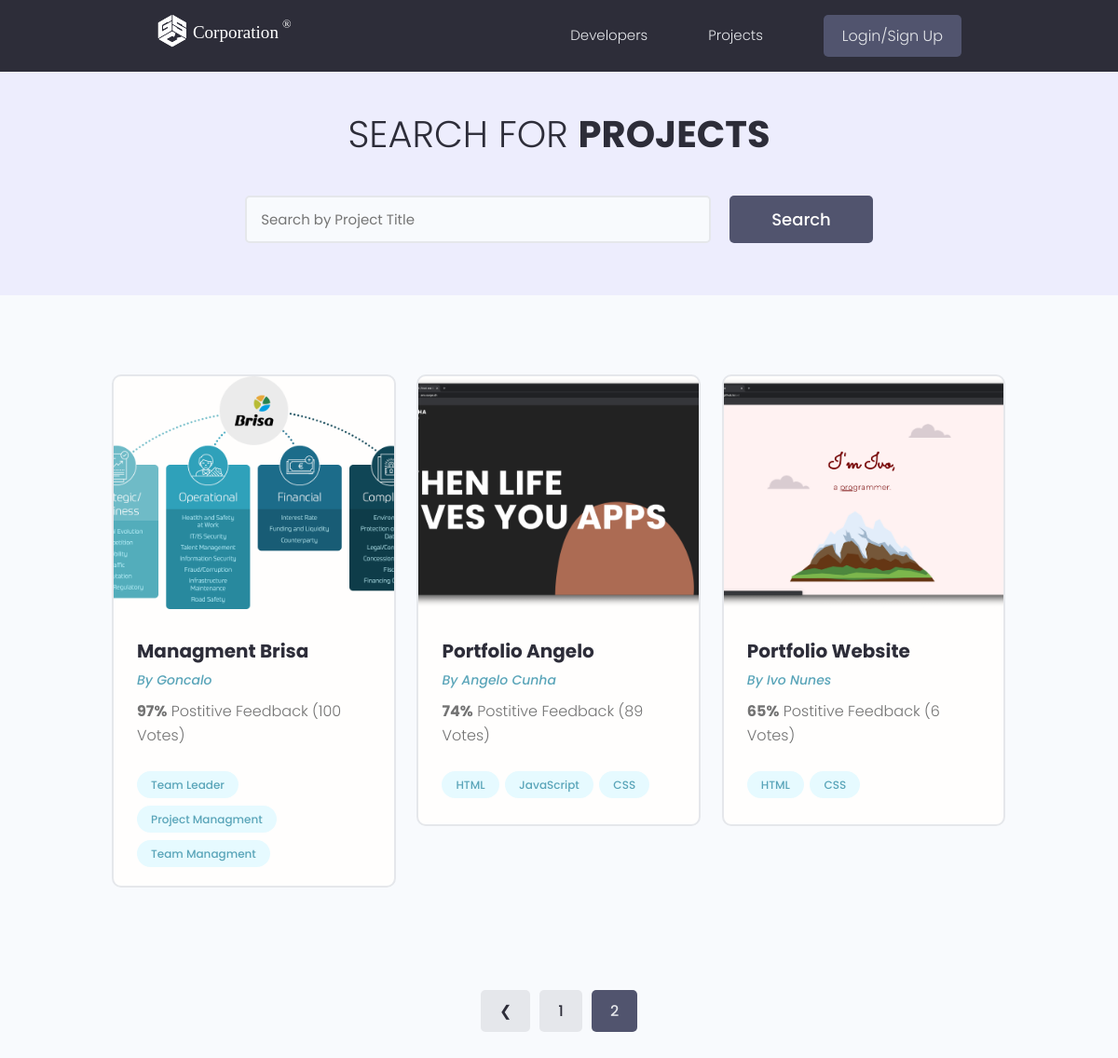
Screenshot of /projects/?page=2 with the database file from the repository.
### projects/models.py (models this page shows, shortened)
class Project(models.Model):
    owner = models.ForeignKey(Profile, null=True, blank=True, on_delete=models.SET_NULL)
    title = models.CharField(max_length=100)
    description = models.TextField(null=True, blank=True)
    featured_image = models.ImageField(null=True, blank=True, default="default.jpg")
    demo_link = models.CharField(max_length=2000, null=True, blank=True)
    source_link = models.CharField(max_length=2000, null=True, blank=True)
    tags = models.ManyToManyField('Tag', blank=True)
    vote_total = models.IntegerField(default=0, null=True, blank=True)
    vote_ratio = models.IntegerField(default=0, null=True, blank=True)
    created = models.DateTimeField(auto_now_add=True)
    id = models.UUIDField(default=uuid.uuid4, unique=True, primary_key=True, editable=False)
    class Meta:
        ordering=['-vote_ratio', '-vote_total', '-title']

class Tag(models.Model):
    name = models.CharField(max_length=200)
    created = models.DateTimeField(auto_now_add=True)
    id = models.UUIDField(default=uuid.uuid4, unique=True, primary_key=True, editable=False)
    def __str__(self):
        return self.name

### users/models.py (models this page shows, shortened)
class Profile(models.Model):
    user = models.OneToOneField(User, on_delete=models.CASCADE, null=True, blank=True)
    username = models.CharField(max_length=200, blank=True, null=True)
    name = models.CharField(max_length=200, blank=True, null=True)
    email = models.EmailField(max_length=500, blank=True, null=True)
    location = models.CharField(max_length=200, blank=True, null=True)
    short_intro = models.CharField(max_length=200, blank=True, null=True)
    bio = models.TextField(blank=True, null=True)
    profile_image = models.ImageField(null=True, blank=True, upload_to="profiles/", default="profiles/user-default.png")
    social_github = models.CharField(max_length=200, blank=True, null=True)
    social_twitter = models.CharField(max_length=200, blank=True, null=True)
    social_linkedin = models.CharField(max_length=200, blank=True, null=True)
    social_website = models.CharField(max_length=200, blank=True, null=True)
    created = models.DateTimeField(auto_now_add=True)
    id = models.UUIDField(default=uuid.uuid4, unique=True, primary_key=True, editable=False)
    class Meta:
        ordering=['created']

### projects/views.py (the view)
# urls.py: path('projects/', views.getProjects),
def projects(request):
    projects = Project.objects.all()
    projects, search_query = search_projects(request)
    custom_range, projects = pagination_projects(request, projects, 3)
    context={
        'projects': projects,
        'search_query':search_query,
        'custom_range': custom_range,
    }
    return render(request, 'projects/projects.html', context)

### projects/utils.py (called while the page is built)
def search_projects(request):
    search_query=""
    if request.GET.get('search_query'):
        search_query = request.GET.get('search_query')
    tags = Tag.objects.filter(name__icontains=search_query)
    projects = Project.objects.distinct().filter(   Q(title__icontains=search_query) |
                                                    Q(description__icontains=search_query) |
                                                    Q(owner__name__icontains=search_query) |
                                                    Q(tags__in=tags)
                                                    )
    return projects, search_query

def pagination_projects(request, projects, results):
    page = request.GET.get('page')
    paginator = Paginator(projects, results)
    try:
        projects = paginator.page(page)
    except PageNotAnInteger:
        page=1
        projects = paginator.page(page)
    except EmptyPage:
        page = paginator.num_pages
    left_index = (int(page)-4)
    if left_index < 1:
        left_index = 1
    right_index = (int(page)+5)
    if right_index > paginator.num_pages:
        right_index = paginator.num_pages+1
    custom_range = range(left_index, right_index)
    return custom_range, projects

### projects/templates/projects/projects.html (shortened to what this page needs)
{% extends 'main.html' %}
{% block content %}
<body>
    <main class="projects">
      <section class="hero-section text-center">
        <div class="container container--narrow">
          <div class="hero-section__box">
            <h2>Search for <span>Projects</span></h2>
          </div>
          <div class="hero-section__search">
            <form id="search_form" class="form" action="#" method="get">
              <div class="form__field">
                <input class="input input--text" id="formInput#search" method="get" type="text" name="search_query"
                  value="{{search_query}}" placeholder="Search by Project Title" />
              </div>
              <input class="btn btn--sub btn--lg" type="submit" value="Search" />
            </form>
          </div>
        </div>
      </section>
      <section class="projectsList">
        <div class="container">
          <div class="grid grid--three">
            {% for project in projects %}
            <div class="column">
              <div class="card project">
                <a href="{% url 'project' project.id %}" class="project">
                  <img class="project__thumbnail" src="{{project.featured_image.url}}" alt="project thumbnail" />
                  <div class="card__body">
                    <h3 class="project__title">{{ project.title }}</h3>
                    <p><a class="project__author" href="{% url 'profile' project.owner.id %}">By {{project.owner.name}}</a></p>
                    <p class="project--rating">
                      <span style="font-weight: bold;">{{project.vote_ratio}}%</span> Postitive
                      Feedback ({{project.vote_total}} Vote{{project.vote_total|pluralize:"s"}})
                    </p>
                    <div class="project__tags">
                        {% for tag in project.tags.all %}
                      <span class="tag tag--pill tag--main">
                        <small>{{tag}}</small>
                      </span>
                      {% endfor %}
                    </div>
                  </div>
                </a>
              </div>
            </div>
            {% endfor %}
            </div>
          </div>
      </section>
     {% include 'pagination.html' with queryset=projects custom_range=custom_range %}
    </main>
  </body>
{% endblock %}

### static/styles/app.css (style rules this page uses)
:root { --color-sub: #2d2d39; }
.btn--sub { background-color: var(--color-sub-light); }
.card { border: 2px solid var(--color-light); }
img { width: 100%; }
.hero-section { height: 40vh; display: flex; align-items: center; background-color: var(--color-sub); }
.hero-section__box { margin-bottom: 4rem; }
.hero-section__box > h2, .hero-section__box > h2 > span { font-size: 4rem; color: var(--color-light); line-height: 1.3; text-transform: uppercase; }
.hero-section__box > h2 { font-weight: 300; }
.hero-section__box > h2 > span { font-weight: 700; }
.hero-section__search > .form { display: flex; align-items: center; justify-content: center; gap: 2rem; }
.hero-section__search > .form input.input--text { width: 50rem; }
.project__author { font-size: 1.4rem; font-style: italic; }
.project--rating { margin-bottom: 1.6em; margin-top: .5em; }
.projects > .hero-section { background: var(--color-sub-lighter); height: 30vh; }
.projects .hero-section__box { margin-bottom: 2.5rem; }
.projects .hero-section__box > h2 { color: var(--color-sub); }
.projects .hero-section__box > h2 > span { font-weight: 700; color: var(--color-sub); }
.projectsList { margin-top: 8rem; }
.project__thumbnail { height: 25rem; object-fit: cover; object-position: top center; }
.project__title { font-size: 2rem; font-weight: 700; color: var(--color-sub); }

### static/uikit/styles/modules/_variables.css (style rules this page uses)
:root { --color-main: #5aa5b9; --color-main-light: #e6faff; --color-sub: #3f4156; --color-sub-light: #51546e; --color-sub-lighter: #ededfd; --color-text: #737373; --color-gray: #8b8b8b; --color-light: #e5e7eb; --color-light-gray: #767676; --color-bg: #f8fafd; --color-white: #fffefd; --color-white-light: #f3f3f3; --color-success: #359e64; --color-success-bg: #def8e8; --color-error: #fc4b0b; --color-error-bg: #fff2ee; --font-base: 'Poppins', arial, helvetica, 'Segoe UI', roboto, ubuntu, sans-serif; --font-monospace: 'Fira Code', 'Courier New', courier, monospace; --font-regular: 300; --font-medium: 500; --font-bold: 700; --generic-shadow: 1px 1px 5px #00000010; --generic-transition: all 0.3s ease-in-out; }

### static/uikit/styles/modules/_base.css (style rules this page uses)
* { margin: 0; padding: 0; box-sizing: border-box; text-rendering: optimizeLegibility; color: inherit; font-size: inherit; }
html { font-size: 50%; }
@media only screen and (min-width: 480px) { html { font-size: 56.25%; } }
@media only screen and (min-width: 1200px) { html { font-size: 62.5%; } }
body { line-height: 1.6; font-weight: 400; font-size: 1.5rem; color: var(--color-text); background-color: var(--color-bg); min-height: 100vh; }

### static/uikit/styles/modules/_typography.css (style rules this page uses)
* { font-family: var(--font-base); }
h2 { font-size: 3.6rem; font-weight: var(--font-bold); }
h3 { font-size: 3.2rem; font-weight: var(--font-medium); }
p, span, strong { font-size: 1.6rem; color: var(--color-text); font-weight: var(--font-regular); }
a { padding-bottom: 2px; text-decoration: none; display: inline-block; color: var(--color-main); font-weight: var(--font-medium); }

### static/uikit/styles/modules/_utilities.css (style rules this page uses)
.container { width: 92%; max-width: 165rem; margin: 0 auto; box-sizing: border-box; }
.container--narrow { width: 92%; max-width: 120rem; }
@media screen and (min-width: 1000px) { .container { width: 90%; } }
@media screen and (min-width: 1000px) { .container--narrow { width: 85%; } }
@media screen and (min-width: 1200px) { .container { width: 80%; } }
@media screen and (min-width: 1200px) { .container--narrow { width: 72%; } }
.text-center { text-align: center; }

### static/uikit/styles/modules/_button.css (style rules this page uses)
.btn { display: inline-block; position: relative; cursor: pointer; background-color: var(--color-light); font-weight: var(--font-medium); color: var(--color-sub); text-decoration: none; padding: 1rem 2rem; border-radius: 0.5rem; border: none; width: -webkit-fit-content; width: -moz-fit-content; width: fit-content; height: -webkit-fit-content; height: -moz-fit-content; height: fit-content; font-size: 1.6rem; outline-width: 0; outline-color: transparent; -webkit-backface-visibility: hidden; backface-visibility: hidden; transition: all 0.3s ease-in-out; }
.btn--sub { background-color: var(--color-sub); color: var(--color-white); }
.btn--lg { font-size: 1.8rem; padding: 1.2rem 4.5rem; }

### static/uikit/styles/modules/_card.css (style rules this page uses)
.card { border-radius: 1rem; background-color: var(--color-white); border: 1.5px solid var(--color-light); width: auto; height: auto; margin-top: 0.5rem; margin-bottom: 0.5rem; overflow: hidden; }
.card__body, .card__header { padding: 2rem 2.5rem; }

### rows the page displays
Project: featured_image (picture), title "Managment Brisa", owner.name "Goncalo", vote_ratio "97", vote_total "100"
Tag: name "Team Leader"
Tag: name "Project Managment"
Tag: name "Team Managment"
Project: featured_image (picture), title "Portfolio Angelo", owner.name "Angelo Cunha", vote_ratio "74", vote_total "89"
Tag: name "HTML"
Tag: name "JavaScript"
Tag: name "CSS"
Project: featured_image (picture), title "Portfolio Website", owner.name "Ivo Nunes", vote_ratio "65", vote_total "6"

### other values shown
{{ page }} "1"
{{ page }} "2"
